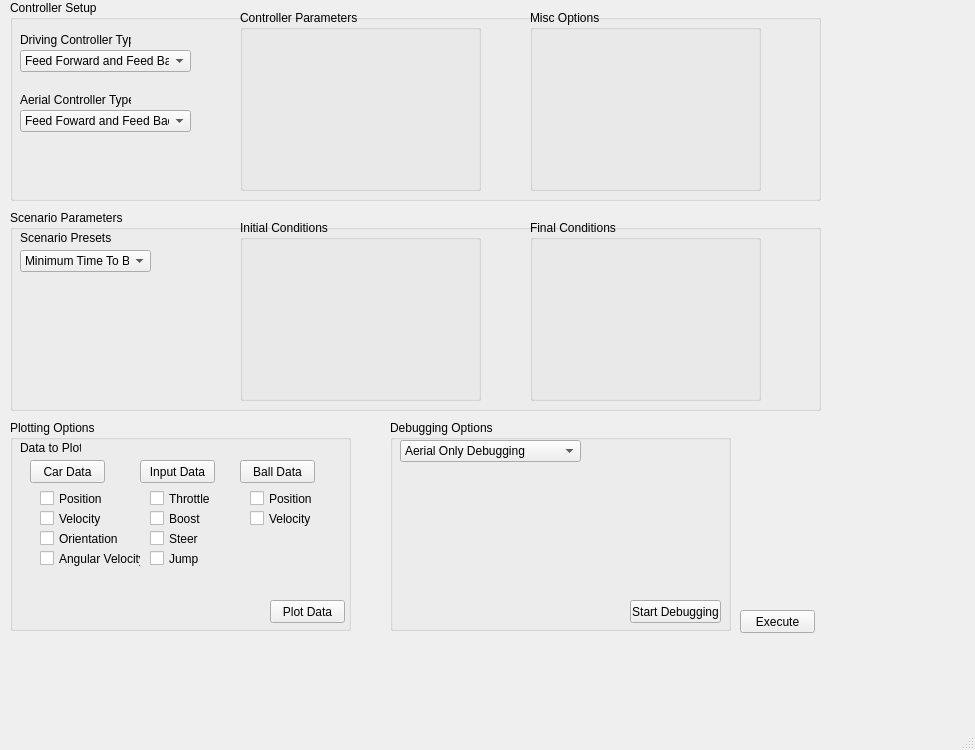
<?xml version="1.0" encoding="UTF-8"?>
<ui version="4.0">
 <class>MainWindow</class>
 <widget class="QMainWindow" name="MainWindow">
  <property name="geometry">
   <rect>
    <x>0</x>
    <y>0</y>
    <width>975</width>
    <height>750</height>
   </rect>
  </property>
  <property name="windowTitle">
   <string>MainWindow</string>
  </property>
  <widget class="QWidget" name="centralwidget">
   <widget class="QGroupBox" name="ScenarioParametersGroup">
    <property name="geometry">
     <rect>
      <x>10</x>
      <y>210</y>
      <width>811</width>
      <height>201</height>
     </rect>
    </property>
    <property name="title">
     <string>Scenario Parameters</string>
    </property>
    <widget class="QComboBox" name="comboBox_scenarioPresets">
     <property name="geometry">
      <rect>
       <x>10</x>
       <y>40</y>
       <width>131</width>
       <height>22</height>
      </rect>
     </property>
     <item>
      <property name="text">
       <string>Minimum Time To Ball</string>
      </property>
     </item>
     <item>
      <property name="text">
       <string>Minimum Fuel To Ball</string>
      </property>
     </item>
     <item>
      <property name="text">
       <string>Scenario Preset 1</string>
      </property>
     </item>
     <item>
      <property name="text">
       <string>Scenario Preset 2</string>
      </property>
     </item>
    </widget>
    <widget class="QLabel" name="label_scenarioPresets">
     <property name="geometry">
      <rect>
       <x>10</x>
       <y>20</y>
       <width>91</width>
       <height>16</height>
      </rect>
     </property>
     <property name="text">
      <string>Scenario Presets</string>
     </property>
    </widget>
    <widget class="QGroupBox" name="InitialConditionsGroup">
     <property name="geometry">
      <rect>
       <x>230</x>
       <y>10</y>
       <width>241</width>
       <height>181</height>
      </rect>
     </property>
     <property name="title">
      <string>Initial Conditions</string>
     </property>
    </widget>
    <widget class="QGroupBox" name="FinalConditionsGroup">
     <property name="geometry">
      <rect>
       <x>520</x>
       <y>10</y>
       <width>231</width>
       <height>181</height>
      </rect>
     </property>
     <property name="title">
      <string>Final Conditions</string>
     </property>
    </widget>
   </widget>
   <widget class="QPushButton" name="pushButton_execute">
    <property name="geometry">
     <rect>
      <x>740</x>
      <y>610</y>
      <width>75</width>
      <height>23</height>
     </rect>
    </property>
    <property name="text">
     <string>Execute</string>
    </property>
   </widget>
   <widget class="QGroupBox" name="ControllerSetupGroup">
    <property name="geometry">
     <rect>
      <x>10</x>
      <y>0</y>
      <width>811</width>
      <height>201</height>
     </rect>
    </property>
    <property name="title">
     <string>Controller Setup</string>
    </property>
    <widget class="QGroupBox" name="ControllerParametersGroup">
     <property name="geometry">
      <rect>
       <x>230</x>
       <y>10</y>
       <width>241</width>
       <height>181</height>
      </rect>
     </property>
     <property name="title">
      <string>Controller Parameters</string>
     </property>
    </widget>
    <widget class="QGroupBox" name="MiscOptionsGroup">
     <property name="geometry">
      <rect>
       <x>520</x>
       <y>10</y>
       <width>231</width>
       <height>181</height>
      </rect>
     </property>
     <property name="title">
      <string>Misc Options</string>
     </property>
    </widget>
    <widget class="QComboBox" name="comboBox_drivingControllerType">
     <property name="geometry">
      <rect>
       <x>10</x>
       <y>50</y>
       <width>171</width>
       <height>22</height>
      </rect>
     </property>
     <item>
      <property name="text">
       <string>Feed Forward and Feed Back</string>
      </property>
     </item>
     <item>
      <property name="text">
       <string>Feed Foward</string>
      </property>
     </item>
     <item>
      <property name="text">
       <string>PID Feedback Controller</string>
      </property>
     </item>
     <item>
      <property name="text">
       <string>Stanley Controller</string>
      </property>
     </item>
     <item>
      <property name="text">
       <string>Neural Network 1</string>
      </property>
     </item>
     <item>
      <property name="text">
       <string>Neural Network 2</string>
      </property>
     </item>
    </widget>
    <widget class="QLabel" name="label_5">
     <property name="geometry">
      <rect>
       <x>10</x>
       <y>30</y>
       <width>111</width>
       <height>20</height>
      </rect>
     </property>
     <property name="text">
      <string>Driving Controller Type</string>
     </property>
    </widget>
    <widget class="QComboBox" name="comboBox_aerialControllerType">
     <property name="geometry">
      <rect>
       <x>10</x>
       <y>110</y>
       <width>171</width>
       <height>22</height>
      </rect>
     </property>
     <item>
      <property name="text">
       <string>Feed Foward and Feed Back</string>
      </property>
     </item>
     <item>
      <property name="text">
       <string>P2 Controller</string>
      </property>
     </item>
     <item>
      <property name="text">
       <string>Feed Forward</string>
      </property>
     </item>
     <item>
      <property name="text">
       <string>Neural Network 1</string>
      </property>
     </item>
     <item>
      <property name="text">
       <string>Neural Network 2</string>
      </property>
     </item>
    </widget>
    <widget class="QLabel" name="label_6">
     <property name="geometry">
      <rect>
       <x>10</x>
       <y>90</y>
       <width>111</width>
       <height>20</height>
      </rect>
     </property>
     <property name="text">
      <string>Aerial Controller Type</string>
     </property>
    </widget>
   </widget>
   <widget class="QGroupBox" name="groupBox_debuggingOptions">
    <property name="geometry">
     <rect>
      <x>390</x>
      <y>420</y>
      <width>341</width>
      <height>211</height>
     </rect>
    </property>
    <property name="title">
     <string>Debugging Options</string>
    </property>
    <widget class="QPushButton" name="pushButton_startDebugging">
     <property name="geometry">
      <rect>
       <x>240</x>
       <y>180</y>
       <width>91</width>
       <height>23</height>
      </rect>
     </property>
     <property name="text">
      <string>Start Debugging</string>
     </property>
    </widget>
    <widget class="QComboBox" name="comboBox">
     <property name="geometry">
      <rect>
       <x>10</x>
       <y>20</y>
       <width>181</width>
       <height>22</height>
      </rect>
     </property>
     <item>
      <property name="text">
       <string>Aerial Only Debugging</string>
      </property>
     </item>
     <item>
      <property name="text">
       <string>Driving Only Debugging</string>
      </property>
     </item>
     <item>
      <property name="text">
       <string>Debug Type 1</string>
      </property>
     </item>
     <item>
      <property name="text">
       <string>Debug Type 2</string>
      </property>
     </item>
    </widget>
   </widget>
   <widget class="QGroupBox" name="groupBox_plottingOptions">
    <property name="geometry">
     <rect>
      <x>10</x>
      <y>420</y>
      <width>341</width>
      <height>211</height>
     </rect>
    </property>
    <property name="title">
     <string>Plotting Options</string>
    </property>
    <widget class="QPushButton" name="pushButton_plotData">
     <property name="geometry">
      <rect>
       <x>260</x>
       <y>180</y>
       <width>75</width>
       <height>23</height>
      </rect>
     </property>
     <property name="text">
      <string>Plot Data</string>
     </property>
    </widget>
    <widget class="QCheckBox" name="checkBox_carPosition">
     <property name="geometry">
      <rect>
       <x>30</x>
       <y>70</y>
       <width>70</width>
       <height>17</height>
      </rect>
     </property>
     <property name="text">
      <string>Position</string>
     </property>
    </widget>
    <widget class="QCheckBox" name="checkBox_carVelocity">
     <property name="geometry">
      <rect>
       <x>30</x>
       <y>90</y>
       <width>70</width>
       <height>17</height>
      </rect>
     </property>
     <property name="text">
      <string>Velocity</string>
     </property>
    </widget>
    <widget class="QCheckBox" name="checkBox_carOrientation">
     <property name="geometry">
      <rect>
       <x>30</x>
       <y>110</y>
       <width>81</width>
       <height>17</height>
      </rect>
     </property>
     <property name="text">
      <string>Orientation</string>
     </property>
    </widget>
    <widget class="QLabel" name="label_4">
     <property name="geometry">
      <rect>
       <x>10</x>
       <y>20</y>
       <width>61</width>
       <height>16</height>
      </rect>
     </property>
     <property name="text">
      <string>Data to Plot</string>
     </property>
    </widget>
    <widget class="QCheckBox" name="checkBox_ballPosition">
     <property name="geometry">
      <rect>
       <x>240</x>
       <y>70</y>
       <width>70</width>
       <height>17</height>
      </rect>
     </property>
     <property name="text">
      <string>Position</string>
     </property>
    </widget>
    <widget class="QCheckBox" name="checkBox_ballVelocity">
     <property name="geometry">
      <rect>
       <x>240</x>
       <y>90</y>
       <width>70</width>
       <height>17</height>
      </rect>
     </property>
     <property name="text">
      <string>Velocity</string>
     </property>
    </widget>
    <widget class="QCheckBox" name="checkBox_9">
     <property name="geometry">
      <rect>
       <x>140</x>
       <y>90</y>
       <width>70</width>
       <height>17</height>
      </rect>
     </property>
     <property name="text">
      <string>Boost</string>
     </property>
    </widget>
    <widget class="QCheckBox" name="checkBox_inputThrottle">
     <property name="geometry">
      <rect>
       <x>140</x>
       <y>70</y>
       <width>70</width>
       <height>17</height>
      </rect>
     </property>
     <property name="text">
      <string>Throttle</string>
     </property>
    </widget>
    <widget class="QCheckBox" name="checkBox_inputSteer">
     <property name="geometry">
      <rect>
       <x>140</x>
       <y>110</y>
       <width>70</width>
       <height>17</height>
      </rect>
     </property>
     <property name="text">
      <string>Steer</string>
     </property>
    </widget>
    <widget class="QCheckBox" name="checkBox_carAngVel">
     <property name="geometry">
      <rect>
       <x>30</x>
       <y>130</y>
       <width>101</width>
       <height>17</height>
      </rect>
     </property>
     <property name="text">
      <string>Angular Velocity</string>
     </property>
    </widget>
    <widget class="QCheckBox" name="checkBox_inputJump">
     <property name="geometry">
      <rect>
       <x>140</x>
       <y>130</y>
       <width>70</width>
       <height>17</height>
      </rect>
     </property>
     <property name="text">
      <string>Jump</string>
     </property>
    </widget>
    <widget class="QPushButton" name="pushButton_selectCarData">
     <property name="geometry">
      <rect>
       <x>20</x>
       <y>40</y>
       <width>75</width>
       <height>23</height>
      </rect>
     </property>
     <property name="text">
      <string>Car Data</string>
     </property>
    </widget>
    <widget class="QPushButton" name="pushButton_selectInputData">
     <property name="geometry">
      <rect>
       <x>130</x>
       <y>40</y>
       <width>75</width>
       <height>23</height>
      </rect>
     </property>
     <property name="text">
      <string>Input Data</string>
     </property>
    </widget>
    <widget class="QPushButton" name="pushButton_selectBallData">
     <property name="geometry">
      <rect>
       <x>230</x>
       <y>40</y>
       <width>75</width>
       <height>23</height>
      </rect>
     </property>
     <property name="text">
      <string>Ball Data</string>
     </property>
    </widget>
   </widget>
  </widget>
  <widget class="QMenuBar" name="menubar">
   <property name="geometry">
    <rect>
     <x>0</x>
     <y>0</y>
     <width>975</width>
     <height>21</height>
    </rect>
   </property>
  </widget>
  <widget class="QStatusBar" name="statusbar"/>
 </widget>
 <resources/>
 <connections/>
</ui>
